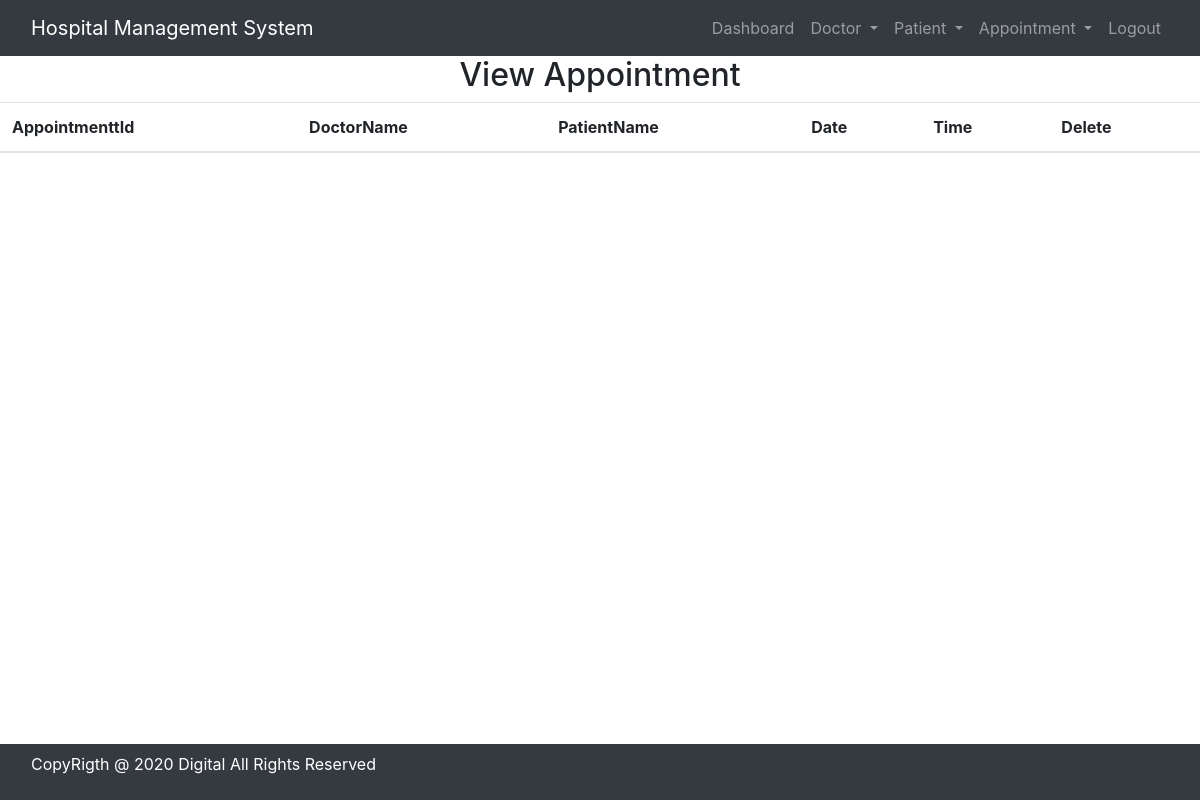
The page /view_appointment/ (signed in) on the database as committed earlier.
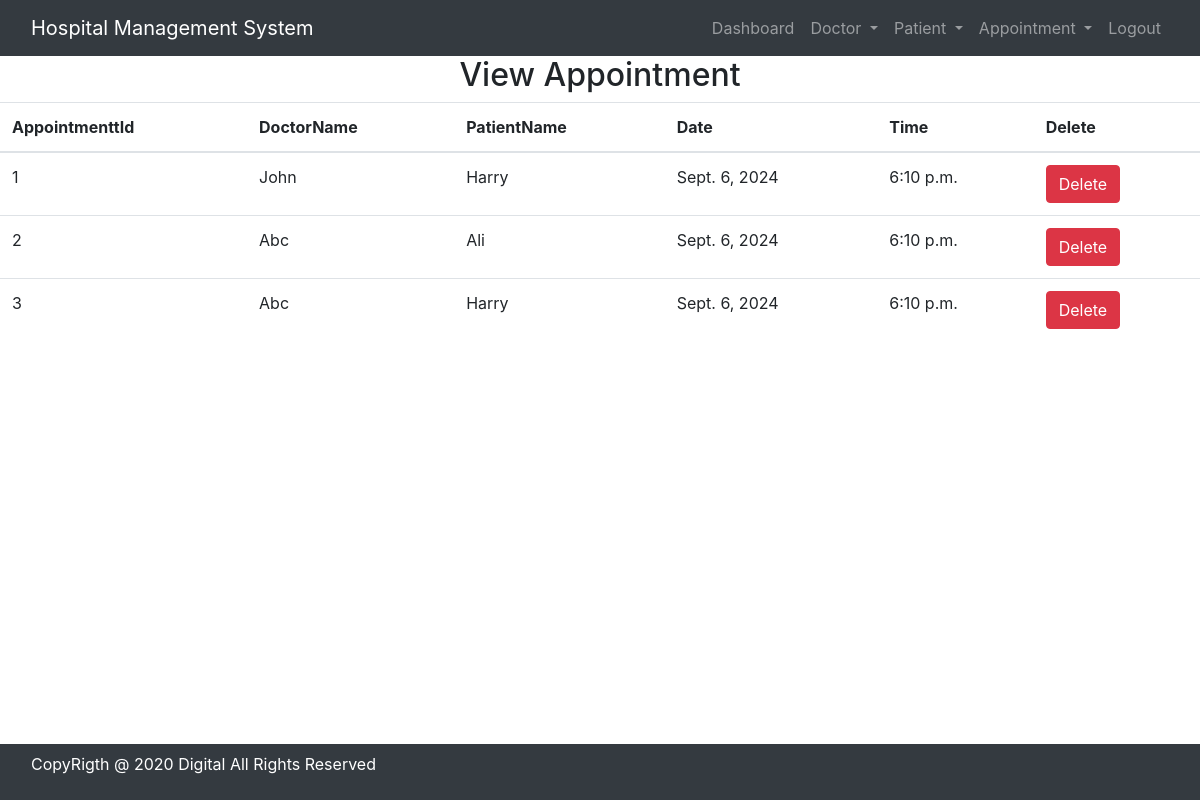
The same page on the database as committed later.
### hospital/models.py (models this page shows, shortened)
class Appoinment(models.Model):
    Doctor = models.ForeignKey(Doctor, on_delete=models.CASCADE)
    Patient = models.ForeignKey(Patient, on_delete=models.CASCADE)
    date = models.DateField()
    time = models.TimeField()

class Doctor(models.Model):
    Name = models.CharField(max_length=50)
    mobile = models.IntegerField()
    special = models.CharField(max_length=50)
    def __str__(self):
        return self.Name

class Patient(models.Model):
    name = models.CharField(max_length=50)
    gender = models.CharField(max_length=10)
    mobile = models.IntegerField(null=True)
    address = models.TextField()
    def __str__(self):
        return self.name

### hospital/views.py (the view)
# urls.py: path('view_appointment/', View_appointment, name='view_appointment'),
def View_appointment(request):
    if not request.user.is_staff:
        return redirect('login')
    doc = Appoinment.objects.all()
    d = {'doc': doc}
    return render(request, 'view_appointment.html', d)

### hospital/templates/view_appointment.html
{% include 'base.html' %}
{% include 'navigation.html' %}
{% block content %}
<div>
    <h2 class="text-center">View Appointment</h2>
    <table id="example" class="table table-hover">
        <thead>
            <tr>
                <th>AppointmenttId</th>
                <th>DoctorName</th>
                <th>PatientName</th>
                <th>Date</th>
                <th>Time</th>
                <th>Delete</th>
            </tr>
        </thead>
        <tbody>
            {% for i in doc %}
            <tr>
                <td>{{i.id}}</td>
                <td>{{i.Doctor}}</td>
                <td>{{i.Patient}}</td>
                <td>{{i.date}}</td>
                <td>{{i.time}}</td>
                <td><a href="{% url 'delete_patient' i.id %}"
                onclick="return confirm('Are you sure you want to delete?')" class="btn btn-danger">Delete</a></td>
            </tr>
            {% endfor %}
        </tbody>
    </table>
</div>
{% endblock content %}
{% include 'footer.html' %}

Rows that differ between the two databases and show on the page:
added Appoinment: id "1", Doctor "John", Patient "Harry", date "Sept. 6, 2024", time "6:10 p.m."
added Appoinment: id "2", Doctor "Abc", Patient "Ali", date "Sept. 6, 2024", time "6:10 p.m."
added Appoinment: id "3", Doctor "Abc", Patient "Harry", date "Sept. 6, 2024", time "6:10 p.m."
